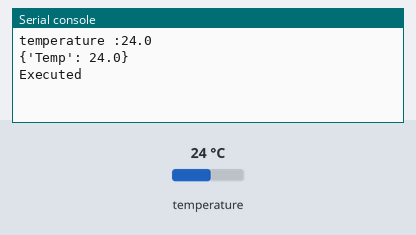
A program run on a simulated MicroPython board. Shown: the last lines printed to the serial console. The inputs (shaded band) are chosen by the test bench; at power-on: temperature 24 °C. WiFi joins after 1.5 s; web requests get an empty 200 reply after 0.4 s; a WiFi scan finds one network, HomeNet.

Above: at 13.5 s.
13.6 s: temperature set to 12 °C
At 21.21 s:
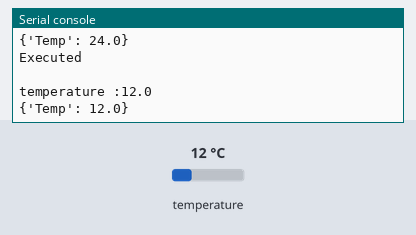
21.9 s: temperature set to 19 °C
At 33.6 s:
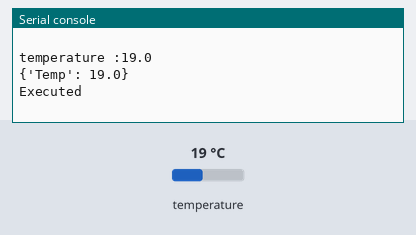

Measured:
- after the input at 13.6 s, the serial console: prints a new line after 7.4 s (image 1)
- after the input at 21.9 s, the serial console: prints a new line after 10.2 s (image 2)

The program:

client.py
```python
import network
import machine
import urequests
import time

import onewire, ds18x20

ds_pin = machine.Pin(4)
ds_sensor = ds18x20.DS18X20(onewire.OneWire(ds_pin))

roms = ds_sensor.scan()
print('Found DS devices: ', roms)


#Set variable for timeout
timeout = 0
wifi = network.WLAN(network.STA_IF)
wifi.active(True)
networks = wifi.scan()

print(networks)
#Connecting Wifi
SSID = "Your Wifi ID"
Pwd  = "Your Wifi ID password"
LocalIpServer = "Your Express server ip like 192.168.43.44"
wifi.connect(SSID,Pwd)


if not wifi.isconnected():
    print("Connecting...\t")
    while (not wifi.isconnected() and timeout <= 5):
        time.sleep(2)
        print("\n")
        print(timeout)
        timeout += 1

if (wifi.isconnected()):
    print("\n Connected \n")
    print(wifi.ifconfig())

    url =f"http://{LocalIpServer}:3001/SensorData"


    while True:
        try:
            #Getting data from GPIO
            ds_sensor.convert_temp()
            time.sleep_ms(750)
            temp = 0
            for rom in roms:
                temp=float(ds_sensor.read_temp(rom))
            time.sleep(5)
            print(f"temperature :{temp} ")
            payload = {"Temp": temp}
            print(payload)
            response = urequests.post(url, json=payload)
            print("Executed")
            print(response.text)
        except Exception as e:
            print("Exception: ", e)
        time.sleep(5)

else:
    print('Time Out')
    print('Not Connected')
```
